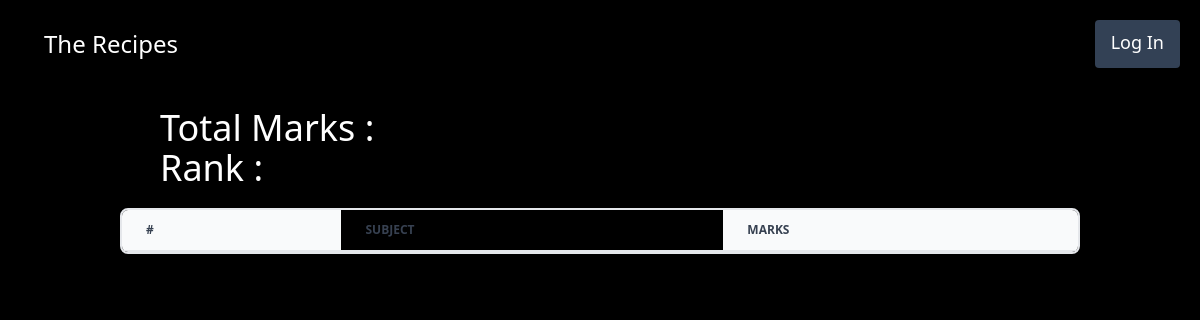
/vege/seemarks/STU-0897, run on an earlier commit of the app's database.
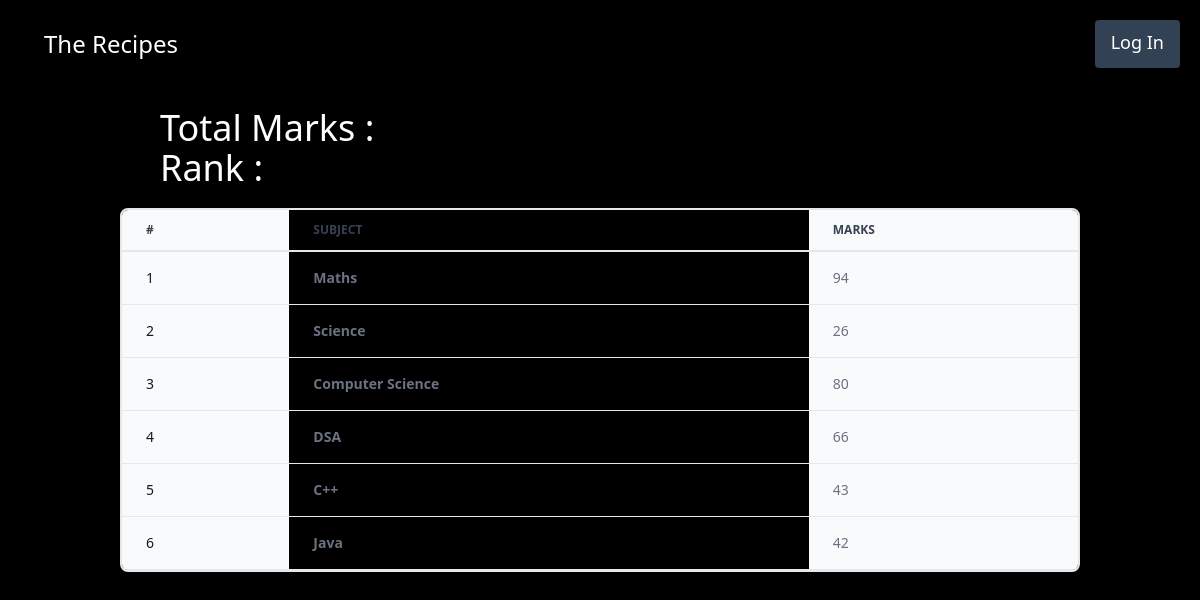
And on a later commit of the database.
### vege/models.py (models this page shows, shortened)
class SubjectMarks(models.Model):
    student = models.ForeignKey(
        Student, related_name="studentmarks", on_delete=models.CASCADE)
    subject = models.ForeignKey(Subject, on_delete=models.CASCADE)
    marks = models.IntegerField()
    class Meta:
        unique_together = ["student", "subject"]

class Subject(models.Model):
    subject_name = models.CharField(max_length=100)
    def __str__(self) -> str:
        return self.subject_name

### vege/views.py (the view)
def see_marks(request, student_id):
    queryset = SubjectMarks.objects.filter(
        student__student_id__student_id=student_id)
    total_marks = queryset.aaggregate(total_marks=Sum("marks"))
    return render(request, template_name="seeMarks.html", context={"qs": queryset, "total_marks": total_marks})

### vege/templates/seeMarks.html
{% extends 'base2.html' %}
{% block start %}
  <div class="mx-40 my-5">
    <h1 class="text-4xl">Total Marks : {{ total_marks.total_marks }}</h1>
    <h1 class="text-4xl">Rank : </h1>
  </div>
  <div class="relative overflow-x-auto shadow-md sm:rounded-lg mx-[10vw] border-2 dark:bg-slate-800 dark:text-white dark:text-slate-400">
    <table class="w-full text-sm text-left rtl:text-right text-gray-500 dark:text-gray-400">
      <thead class="text-xs border-b-2 text-gray-700 uppercase dark:text-gray-400">
        <tr>
          <th scope="col" class="px-6 py-3 bg-gray-50 dark:bg-gray-800">#</th>
          <th scope="col" class="px-6 py-3">
            <b>Subject</b>
          </th>
          <th scope="col" class="px-6 py-3 bg-gray-50 dark:bg-gray-800">Marks</th>
        </tr>
      </thead>
      <tbody>
        {% for m in qs %}
          <tr class="border-b border-gray-200 dark:border-gray-700">
            <th scope="row" class="px-6 py-4 font-medium text-gray-900 whitespace-nowrap bg-gray-50 dark:text-white dark:bg-gray-800">{{ forloop.counter }}</th>
            <td class="px-6 py-4">
              <b>{{ m.subject }}</b>
            </td>
            <td class="px-6 py-4 bg-gray-50 dark:bg-gray-800">{{ m.marks }}</td>
          </tr>
        {% endfor %}
      </tbody>
    </table>
  </div>
{% endblock %}

What changed in the data, as far as the page shows it:
added SubjectMarks: subject "Maths", marks "94"
added SubjectMarks: subject "Science", marks "26"
added SubjectMarks: subject "Computer Science", marks "80"
added SubjectMarks: subject "DSA", marks "66"
added SubjectMarks: subject "C++", marks "43"
added SubjectMarks: subject "Java", marks "42"
